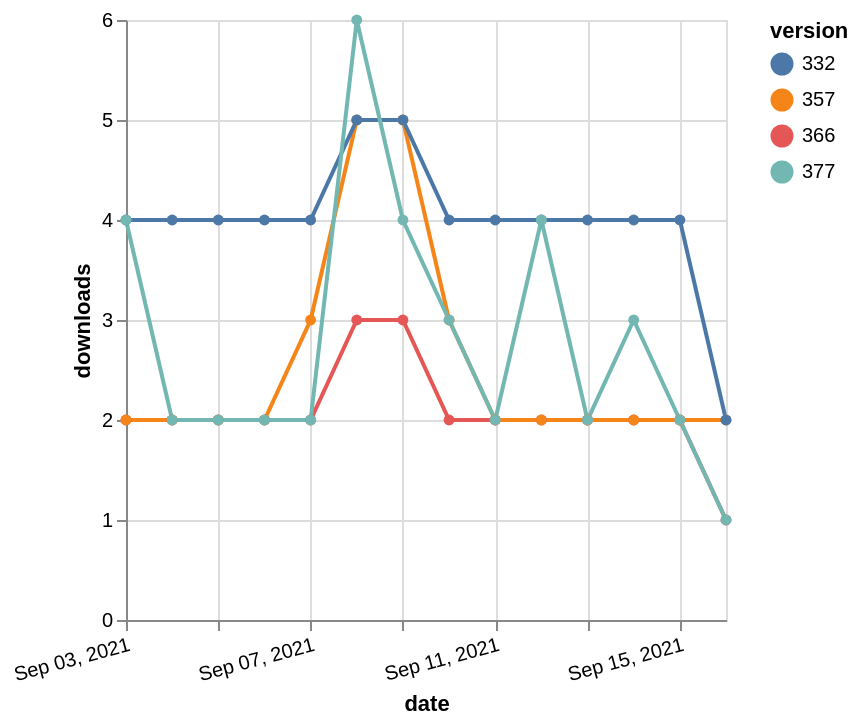

This figure's Vega-Lite source:
### Vega-Lite specification from a JSON file in a GitHub repository (floating-point values rounded to 4 significant figures)
{"$schema": "https://vega.github.io/schema/vega-lite/v5.json", "description": "A simple bar chart with embedded data.", "data": {"values": [{"date": "2021-09-03", "total": 2347, "delta": 2, "version": "366"}, {"date": "2021-09-04", "total": 2349, "delta": 2, "version": "366"}, {"date": "2021-09-05", "total": 2351, "delta": 2, "version": "366"}, {"date": "2021-09-06", "total": 2353, "delta": 2, "version": "366"}, {"date": "2021-09-07", "total": 2355, "delta": 2, "version": "366"}, {"date": "2021-09-08", "total": 2358, "delta": 3, "version": "366"}, {"date": "2021-09-09", "total": 2361, "delta": 3, "version": "366"}, {"date": "2021-09-10", "total": 2363, "delta": 2, "version": "366"}, {"date": "2021-09-11", "total": 2365, "delta": 2, "version": "366"}, {"date": "2021-09-12", "total": 2367, "delta": 2, "version": "366"}, {"date": "2021-09-13", "total": 2369, "delta": 2, "version": "366"}, {"date": "2021-09-14", "total": 2371, "delta": 2, "version": "366"}, {"date": "2021-09-15", "total": 2373, "delta": 2, "version": "366"}, {"date": "2021-09-16", "total": 2374, "delta": 1, "version": "366"}, {"date": "2021-09-03", "total": 2951, "delta": 2, "version": "357"}, {"date": "2021-09-04", "total": 2953, "delta": 2, "version": "357"}, {"date": "2021-09-05", "total": 2955, "delta": 2, "version": "357"}, {"date": "2021-09-06", "total": 2957, "delta": 2, "version": "357"}, {"date": "2021-09-07", "total": 2960, "delta": 3, "version": "357"}, {"date": "2021-09-08", "total": 2965, "delta": 5, "version": "357"}, {"date": "2021-09-09", "total": 2970, "delta": 5, "version": "357"}, {"date": "2021-09-10", "total": 2973, "delta": 3, "version": "357"}, {"date": "2021-09-11", "total": 2975, "delta": 2, "version": "357"}, {"date": "2021-09-12", "total": 2977, "delta": 2, "version": "357"}, {"date": "2021-09-13", "total": 2979, "delta": 2, "version": "357"}, {"date": "2021-09-14", "total": 2981, "delta": 2, "version": "357"}, {"date": "2021-09-15", "total": 2983, "delta": 2, "version": "357"}, {"date": "2021-09-16", "total": 2985, "delta": 2, "version": "357"}, {"date": "2021-09-03", "total": 5070, "delta": 4, "version": "332"}, {"date": "2021-09-04", "total": 5074, "delta": 4, "version": "332"}, {"date": "2021-09-05", "total": 5078, "delta": 4, "version": "332"}, {"date": "2021-09-06", "total": 5082, "delta": 4, "version": "332"}, {"date": "2021-09-07", "total": 5086, "delta": 4, "version": "332"}, {"date": "2021-09-08", "total": 5091, "delta": 5, "version": "332"}, {"date": "2021-09-09", "total": 5096, "delta": 5, "version": "332"}, {"date": "2021-09-10", "total": 5100, "delta": 4, "version": "332"}, {"date": "2021-09-11", "total": 5104, "delta": 4, "version": "332"}, {"date": "2021-09-12", "total": 5108, "delta": 4, "version": "332"}, {"date": "2021-09-13", "total": 5112, "delta": 4, "version": "332"}, {"date": "2021-09-14", "total": 5116, "delta": 4, "version": "332"}, {"date": "2021-09-15", "total": 5120, "delta": 4, "version": "332"}, {"date": "2021-09-16", "total": 5122, "delta": 2, "version": "332"}, {"date": "2021-09-03", "total": 2157, "delta": 4, "version": "377"}, {"date": "2021-09-04", "total": 2159, "delta": 2, "version": "377"}, {"date": "2021-09-05", "total": 2161, "delta": 2, "version": "377"}, {"date": "2021-09-06", "total": 2163, "delta": 2, "version": "377"}, {"date": "2021-09-07", "total": 2165, "delta": 2, "version": "377"}, {"date": "2021-09-08", "total": 2171, "delta": 6, "version": "377"}, {"date": "2021-09-09", "total": 2175, "delta": 4, "version": "377"}, {"date": "2021-09-10", "total": 2178, "delta": 3, "version": "377"}, {"date": "2021-09-11", "total": 2180, "delta": 2, "version": "377"}, {"date": "2021-09-12", "total": 2184, "delta": 4, "version": "377"}, {"date": "2021-09-13", "total": 2186, "delta": 2, "version": "377"}, {"date": "2021-09-14", "total": 2189, "delta": 3, "version": "377"}, {"date": "2021-09-15", "total": 2191, "delta": 2, "version": "377"}, {"date": "2021-09-16", "total": 2192, "delta": 1, "version": "377"}]}, "width": "container", "mark": {"type": "line", "point": {"filled": true}}, "encoding": {"x": {"field": "date", "type": "temporal", "timeUnit": "yearmonthdate", "title": "date", "axis": {"labelAngle": -15}}, "y": {"field": "delta", "type": "quantitative", "title": "downloads"}, "color": {"field": "version", "type": "nominal"}, "tooltip": {"field": "delta"}}}
